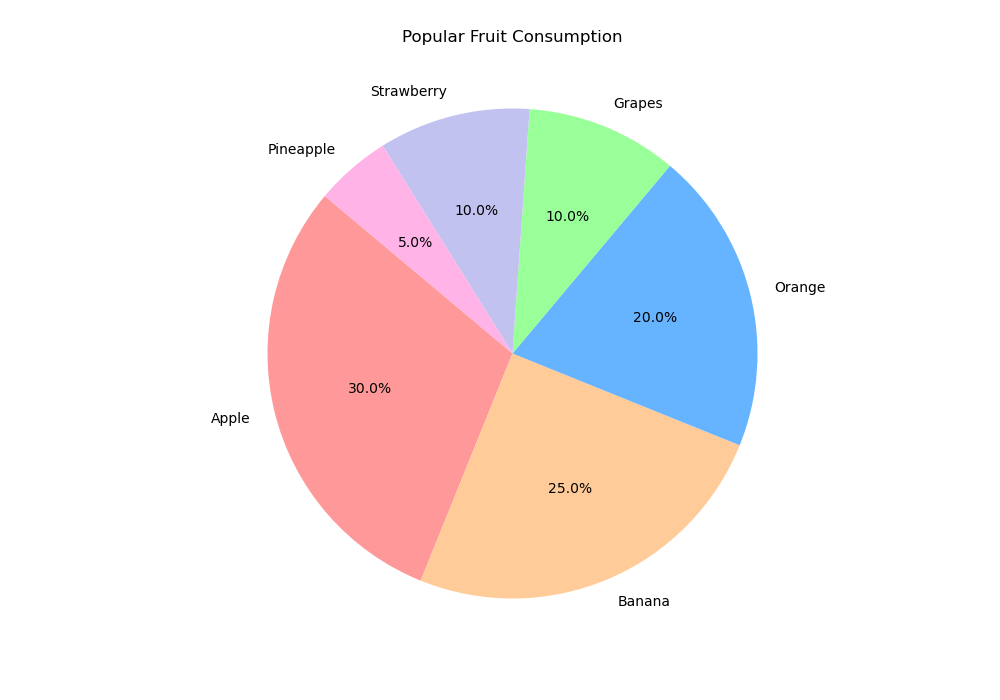

This chart was generated by the following Python code:

import matplotlib.pyplot as plt

# Data
fruits = ['Apple', 'Banana', 'Orange', 'Grapes', 'Strawberry', 'Pineapple']
percentages = [30, 25, 20, 10, 10, 5]
colors = ['#ff9999', '#ffcc99', '#66b3ff', '#99ff99', '#c2c2f0', '#ffb3e6']

# Pie chart
plt.figure(figsize=(10, 7))  # Change width and height of the chart
plt.pie(percentages, labels=fruits, colors=colors, autopct='%1.1f%%', startangle=140)
plt.axis('equal')  # Equal aspect ratio ensures that pie is drawn as a circle.

# Title
plt.title('Popular Fruit Consumption', pad=30)

# Display the chart
plt.show()
